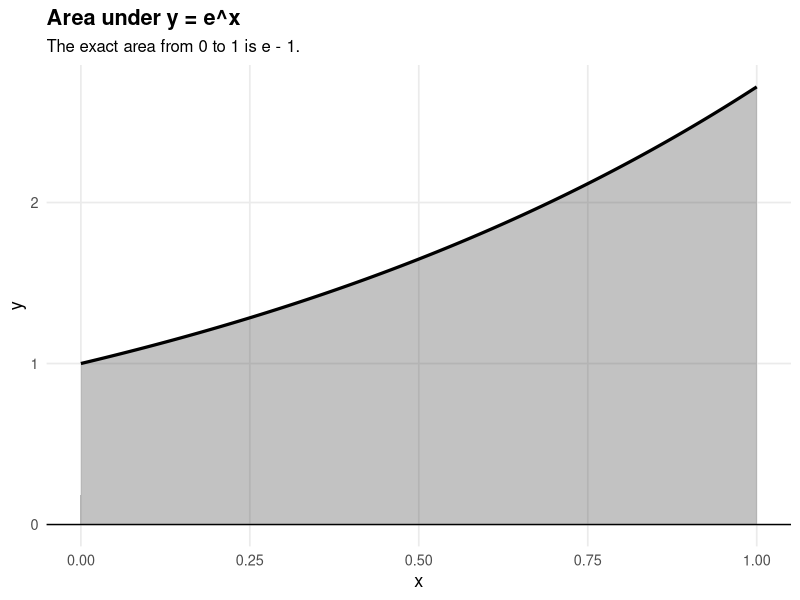
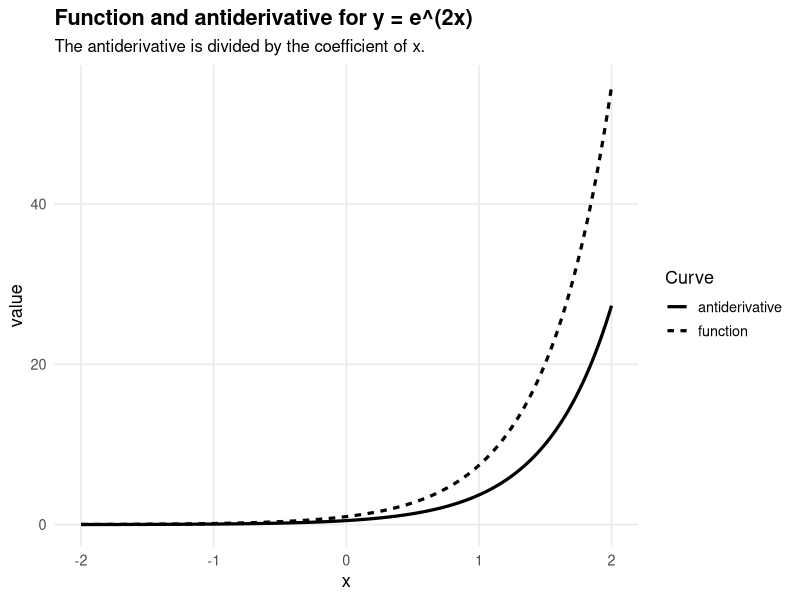
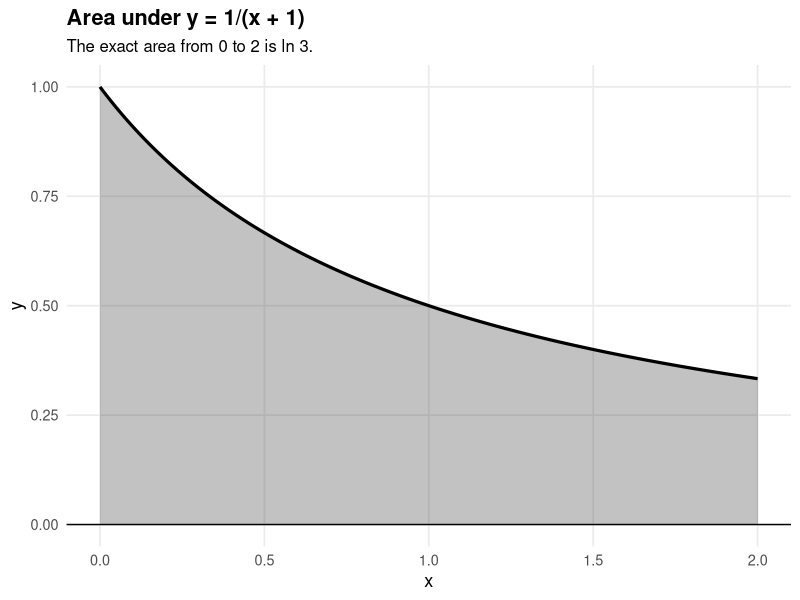
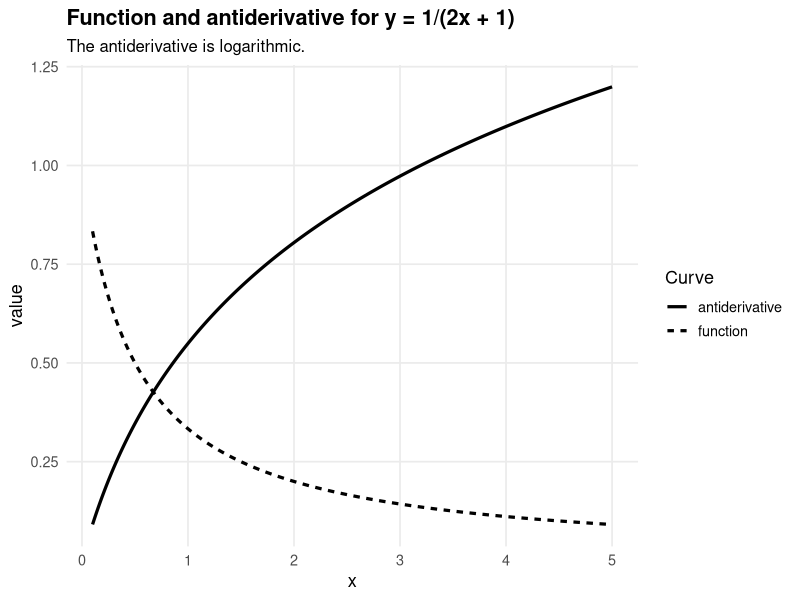
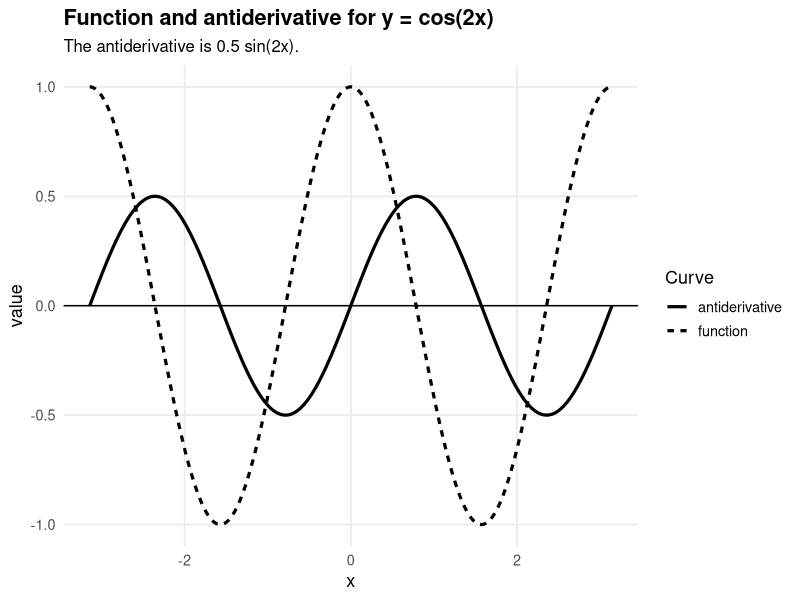
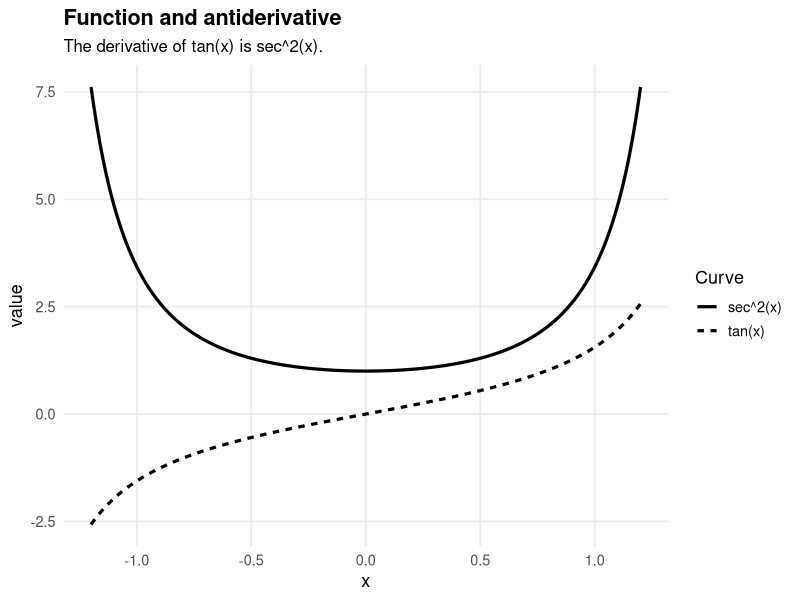
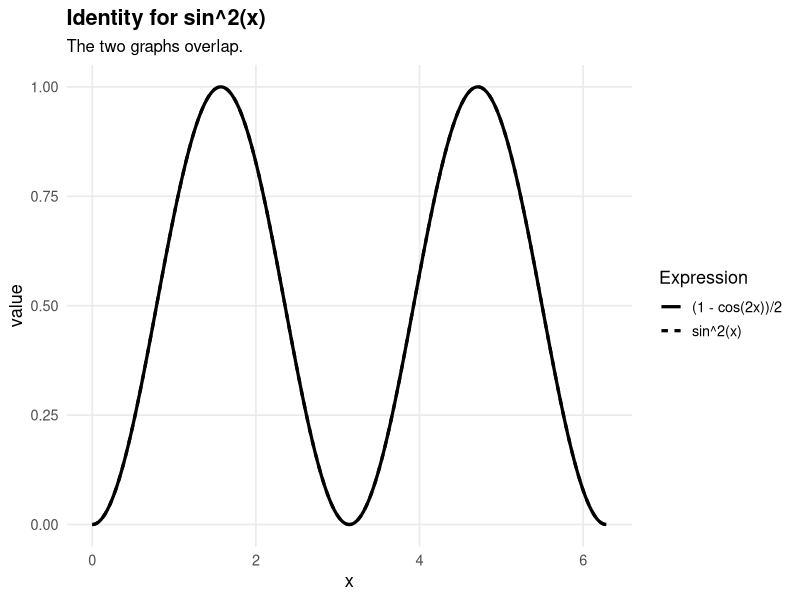
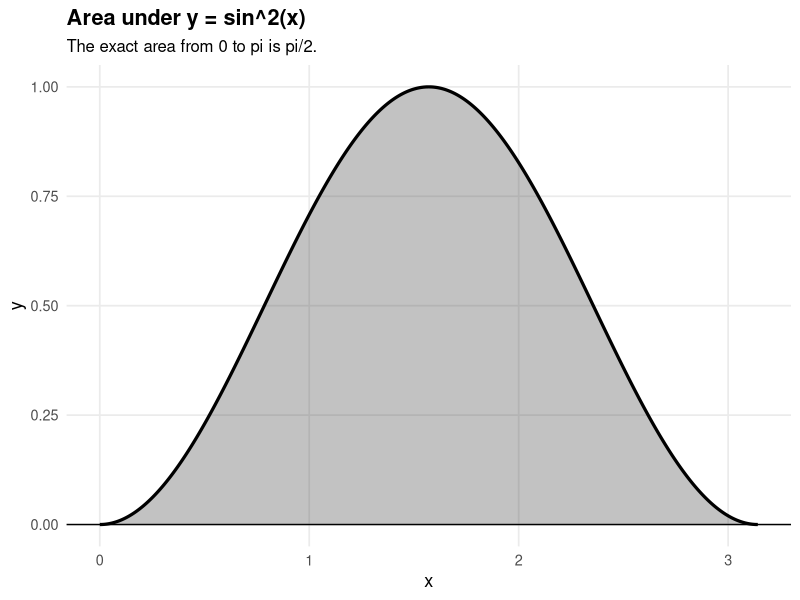

Reproduce these figures in R, in order.
## ---- chunk 1
#| label: setup-integration
#| include: false

library(ggplot2)

book_theme <- function(base_size = 13) {
  theme_minimal(base_size = base_size) +
    theme(
      plot.title = element_text(face = "bold"),
      plot.subtitle = element_text(size = base_size - 1),
      panel.grid.minor = element_blank()
    )
}
## ---- chunk 2
#| label: fig-exp-integration-area
#| fig-cap: "The area under y = e^x from x = 0 to x = 1."
#| fig-width: 6
#| fig-height: 4

df <- data.frame(
  x = seq(0, 1, length.out = 500)
)

df$y <- exp(df$x)

ggplot(df, aes(x = x, y = y)) +
  geom_area(alpha = 0.3) +
  geom_line(linewidth = 1.1) +
  geom_hline(yintercept = 0) +
  labs(
    title = "Area under y = e^x",
    subtitle = "The exact area from 0 to 1 is e - 1.",
    x = "x",
    y = "y"
  ) +
  book_theme()
## ---- chunk 3
#| label: fig-exp-antiderivative-family
#| fig-cap: "The function y = e^(ax) and an antiderivative."
#| fig-width: 6
#| fig-height: 4

a <- 2

df <- data.frame(
  x = seq(-2, 2, length.out = 600)
)

df$y_function <- exp(a * df$x)
df$antiderivative <- (1 / a) * exp(a * df$x)

ggplot(df, aes(x = x)) +
  geom_line(aes(y = y_function, linetype = "function"), linewidth = 1.1) +
  geom_line(aes(y = antiderivative, linetype = "antiderivative"), linewidth = 1.1) +
  labs(
    title = paste0("Function and antiderivative for y = e^(", a, "x)"),
    subtitle = "The antiderivative is divided by the coefficient of x.",
    x = "x",
    y = "value",
    linetype = "Curve"
  ) +
  book_theme()
## ---- chunk 4
#| label: fig-log-integration-area
#| fig-cap: "The area under y = 1/(x + 1) from x = 0 to x = 2."
#| fig-width: 6
#| fig-height: 4

df <- data.frame(
  x = seq(0, 2, length.out = 500)
)

df$y <- 1 / (df$x + 1)

ggplot(df, aes(x = x, y = y)) +
  geom_area(alpha = 0.3) +
  geom_line(linewidth = 1.1) +
  geom_hline(yintercept = 0) +
  labs(
    title = "Area under y = 1/(x + 1)",
    subtitle = "The exact area from 0 to 2 is ln 3.",
    x = "x",
    y = "y"
  ) +
  book_theme()
## ---- chunk 5
#| label: fig-log-antiderivative-family
#| fig-cap: "The function y = 1/(ax + b) and an antiderivative."
#| fig-width: 6
#| fig-height: 4

a <- 2
b <- 1

df <- data.frame(
  x = seq(0.1, 5, length.out = 600)
)

df$y_function <- 1 / (a * df$x + b)
df$antiderivative <- (1 / a) * log(abs(a * df$x + b))

ggplot(df, aes(x = x)) +
  geom_line(aes(y = y_function, linetype = "function"), linewidth = 1.1) +
  geom_line(aes(y = antiderivative, linetype = "antiderivative"), linewidth = 1.1) +
  labs(
    title = paste0("Function and antiderivative for y = 1/(", a, "x + ", b, ")"),
    subtitle = "The antiderivative is logarithmic.",
    x = "x",
    y = "value",
    linetype = "Curve"
  ) +
  book_theme()
## ---- chunk 6
#| label: fig-trig-integration
#| fig-cap: "The function y = cos(2x) and an antiderivative."
#| fig-width: 6
#| fig-height: 4

df <- data.frame(
  x = seq(-pi, pi, length.out = 800)
)

df$y_function <- cos(2 * df$x)
df$antiderivative <- 0.5 * sin(2 * df$x)

ggplot(df, aes(x = x)) +
  geom_line(aes(y = y_function, linetype = "function"), linewidth = 1.1) +
  geom_line(aes(y = antiderivative, linetype = "antiderivative"), linewidth = 1.1) +
  geom_hline(yintercept = 0) +
  labs(
    title = "Function and antiderivative for y = cos(2x)",
    subtitle = "The antiderivative is 0.5 sin(2x).",
    x = "x",
    y = "value",
    linetype = "Curve"
  ) +
  book_theme()
## ---- chunk 7
#| label: fig-sec2-tan
#| fig-cap: "The function y = sec^2(x) and its antiderivative y = tan(x)."
#| fig-width: 6
#| fig-height: 4

df <- data.frame(
  x = seq(-1.2, 1.2, length.out = 600)
)

df$y_function <- 1 / cos(df$x)^2
df$antiderivative <- tan(df$x)

ggplot(df, aes(x = x)) +
  geom_line(aes(y = y_function, linetype = "sec^2(x)"), linewidth = 1.1) +
  geom_line(aes(y = antiderivative, linetype = "tan(x)"), linewidth = 1.1) +
  labs(
    title = "Function and antiderivative",
    subtitle = "The derivative of tan(x) is sec^2(x).",
    x = "x",
    y = "value",
    linetype = "Curve"
  ) +
  book_theme()
## ---- chunk 8
#| label: fig-sin-squared-identity
#| fig-cap: "Checking sin^2(x) = (1 - cos(2x))/2."
#| fig-width: 6
#| fig-height: 4

df <- data.frame(
  x = seq(0, 2 * pi, length.out = 800)
)

df$left_side <- sin(df$x)^2
df$right_side <- (1 - cos(2 * df$x)) / 2

ggplot(df, aes(x = x)) +
  geom_line(aes(y = left_side, linetype = "sin^2(x)"), linewidth = 1.1) +
  geom_line(aes(y = right_side, linetype = "(1 - cos(2x))/2"), linewidth = 1.1) +
  labs(
    title = "Identity for sin^2(x)",
    subtitle = "The two graphs overlap.",
    x = "x",
    y = "value",
    linetype = "Expression"
  ) +
  book_theme()
## ---- chunk 9
#| label: fig-sin-squared-area
#| fig-cap: "The area under y = sin^2(x) from 0 to pi."
#| fig-width: 6
#| fig-height: 4

df <- data.frame(
  x = seq(0, pi, length.out = 800)
)

df$y <- sin(df$x)^2

ggplot(df, aes(x = x, y = y)) +
  geom_area(alpha = 0.3) +
  geom_line(linewidth = 1.1) +
  geom_hline(yintercept = 0) +
  labs(
    title = "Area under y = sin^2(x)",
    subtitle = "The exact area from 0 to pi is pi/2.",
    x = "x",
    y = "y"
  ) +
  book_theme()
## ---- chunk 10
#| label: fig-trapezium-rule
#| fig-cap: "Trapezium rule estimate for y = x^2 from x = 0 to x = 2."
#| fig-width: 6
#| fig-height: 4

f <- function(x) x^2

curve_df <- data.frame(
  x = seq(0, 2, length.out = 800)
)

curve_df$y <- f(curve_df$x)

x_points <- seq(0, 2, length.out = 5)
y_points <- f(x_points)

trapezia <- do.call(
  rbind,
  lapply(1:(length(x_points) - 1), function(i) {
    data.frame(
      strip = i,
      x = c(x_points[i], x_points[i], x_points[i + 1], x_points[i + 1]),
      y = c(0, y_points[i], y_points[i + 1], 0)
    )
  })
)

ggplot() +
  geom_polygon(
    data = trapezia,
    aes(x = x, y = y, group = strip),
    alpha = 0.3
  ) +
  geom_line(
    data = curve_df,
    aes(x = x, y = y),
    linewidth = 1.1
  ) +
  geom_point(
    data = data.frame(x = x_points, y = y_points),
    aes(x = x, y = y),
    size = 2
  ) +
  geom_hline(yintercept = 0) +
  labs(
    title = "Trapezium rule",
    subtitle = "The curve y = x^2 is approximated by straight-line segments.",
    x = "x",
    y = "y"
  ) +
  book_theme()
## ---- chunk 11
#| label: fig-trapezium-estimate-changing-n
#| fig-cap: "Trapezium rule estimates for y = x^2 on [0, 2]."
#| fig-width: 6
#| fig-height: 4

trapezium_estimate <- function(f, a, b, n) {
  x <- seq(a, b, length.out = n + 1)
  y <- f(x)
  h <- (b - a) / n
  (h / 2) * (y[1] + 2 * sum(y[2:n]) + y[n + 1])
}

n_values <- 1:20

df <- data.frame(
  n = n_values,
  estimate = sapply(
    n_values,
    function(n) trapezium_estimate(function(x) x^2, 0, 2, n)
  )
)

df$exact <- 8 / 3

ggplot(df, aes(x = n)) +
  geom_line(aes(y = estimate, linetype = "trapezium estimate"), linewidth = 1.1) +
  geom_line(aes(y = exact, linetype = "exact value"), linewidth = 1.1) +
  labs(
    title = "Trapezium rule estimates",
    subtitle = "As the number of strips increases, the estimate approaches the exact value.",
    x = "number of strips",
    y = "area estimate",
    linetype = "Quantity"
  ) +
  book_theme()
